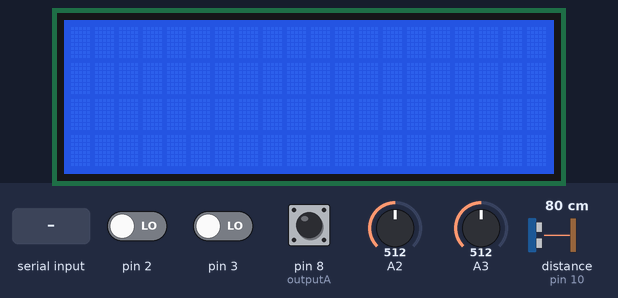
Bench run of a sketch on a simulated Arduino Uno, built with avr-gcc and run on an emulated ATmega328P. Shown: 20×4 character LCD. Wiring (inferred from the names in the program): ultrasonic range finder: trigger pin 9; echo pin 10. The test bench sets the inputs (shaded band); at power-on: A2 = 512, A3 = 512, pin 2 LOW, pin 3 LOW, pin 8 (outputA) HIGH, distance to the obstacle (sensor on pin 10) 80 cm. The echo pulse lasts 58.3 µs per cm; what the sketch prints to the serial monitor is not drawn.

Above: at 1.2 s.
1.3 s: "1\n" received over Serial
2.8 s: A2 set to 105
5.8 s: A2 set to 91
8.8 s: "0\n" received over Serial
At 9.2 s:
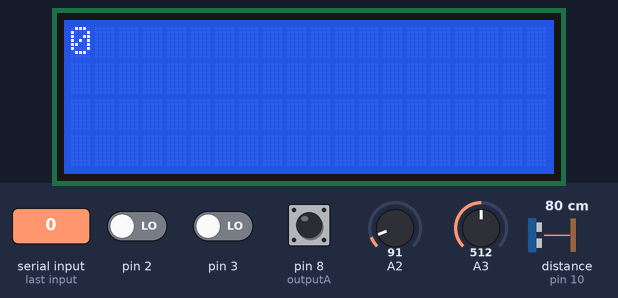
13.3 s: A3 set to 110
14.8 s: A3 set to 90
Timing chart, 0 to 17.8 s (numbered marks = the images above; inputs shaded):
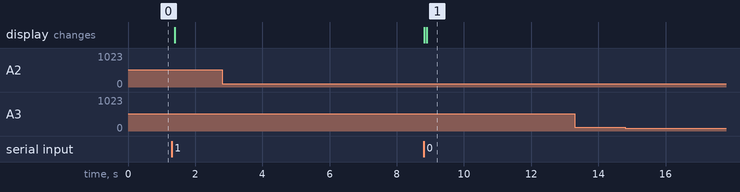

Measured:
- after the input at 2.8 s, every drawn part: stays the same
- after the input at 5.8 s, every drawn part: stays the same
- after the input at 8.8 s, the display: first changes at once (image 1 shows a later state)
- after the input at 13.3 s, every drawn part: stays the same
- after the input at 14.8 s, every drawn part: stays the same

The sketch:

C2.ino
```cpp
int flip1 = 0;
int flip2 = 0;
int slider1 = 0;
int slider2 = 0;
int sonic = 0;
int rotary = 0;


//LCD
#include <LiquidCrystal_I2C.h>
// NOTE: On the nanos, only A4 and A5 can be used, dont use any other pins
#define LCD_SCL_PIN 4 //Analog
#define LCD_SDA_PIN 5 //Analog
LiquidCrystal_I2C lcd(0x27, 2, 1, 0, LCD_SCL_PIN, LCD_SDA_PIN, 6, 7, 3, POSITIVE);  // Set the LCD I2C address
String instruction;

//ultra sonic
int trigPin = 9;
int echoPin = 10;

//Rotary
int outputA = 8;
int outputB = 7;
int aState;
int aLastState;


void setup() {
  Serial.begin(9600);
  pinMode(2,INPUT);
  pinMode(3,INPUT);
  pinMode(A1,INPUT);
  pinMode(A2,INPUT);

// ultrasonic
  pinMode(echoPin,INPUT);
  pinMode(trigPin,OUTPUT);


  //rotary
  pinMode(outputA,INPUT);
  pinMode(outputB,INPUT);
  aLastState = digitalRead(outputA);

  //LCD
  lcd.begin(20,4);
  //printText();
}

void clearText() {
    lcd.setCursor(0,0);
    lcd.print("                                                                                ");
 }

void printText() {
    lcd.setCursor(0,0);
    lcd.print(instruction.substring(0,20));
    lcd.setCursor(0,1);
    lcd.print(instruction.substring(20,40));
    lcd.setCursor(0,2);
    lcd.print(instruction.substring(40,60));
    lcd.setCursor(0,3);
    lcd.print(instruction.substring(60,80));
}

void loop() {

  //get info
  if(Serial.available()>0){
    //digitalWrite(10,HIGH);
    clearText();
    instruction = Serial.readStringUntil('\r\n');
    while(Serial.available()>0){
      Serial.read();
    }
    //inHolder.toCharArray(instruction,81);
    printText();
    //Serial.println(instruction);
  }
  else{
    //digitalWrite(10,LOW);
  }

  //rotary
//  Serial.print(digitalRead(outputA));
//  Serial.print(',');
//  Serial.print(digitalRead(outputB));
//  Serial.print(',');
  aState = digitalRead(outputA);
  if(aState != aLastState){
    if(digitalRead(outputB) != aState){
      rotary ++;
    } else {
      //rotary --;
    }
  }
//  Serial.println(rotary);
  aLastState = aState;


  //ultra sonic
  digitalWrite(trigPin, LOW);
  delayMicroseconds(5);
  digitalWrite(trigPin, HIGH);
  delayMicroseconds(10);
  digitalWrite(trigPin, LOW);
  sonic = (pulseIn(echoPin,HIGH)/2) / 29.1;

  flip1 = digitalRead(2);
  flip2 = digitalRead(3);
  slider1 = analogRead(A2);
  slider2 = analogRead(A3);


  Serial.print(flip1);
  Serial.print(',');
  Serial.print(flip2);
  Serial.print(',');
  Serial.print(slider1);
  Serial.print(',');
  Serial.print(slider2);
  Serial.print(',');
  Serial.print(sonic);
  Serial.print(',');
  Serial.println(rotary);

  delay(2);
}
```
